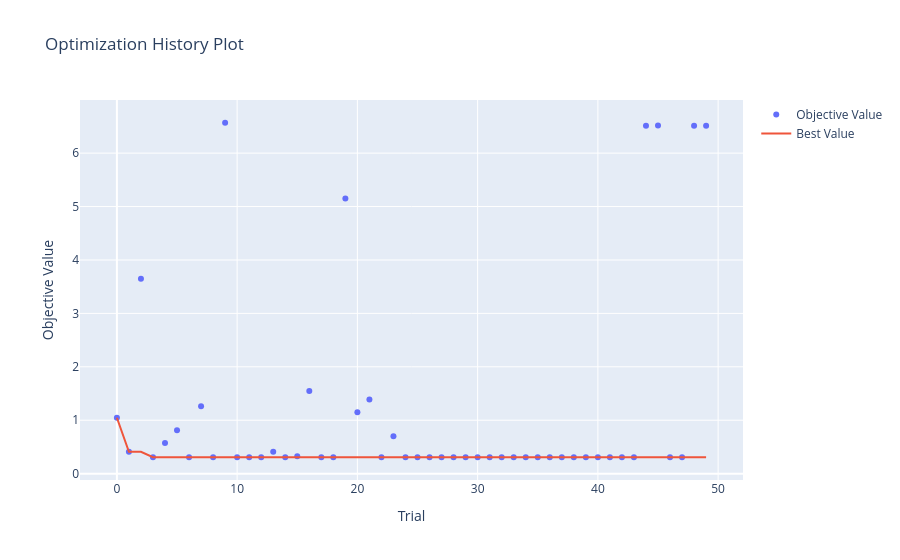

This figure's notebook cell:
### Code cell
import plotly
plot_optimization_history(study)

### Figure 1 — Plotly figure (JSON) as saved in the notebook; plotly's stock layout.template omitted (floating-point values rounded to 4 significant figures)
{"data": [{"mode": "markers", "name": "Objective Value", "type": "scatter", "x": [0, 1, 2, 3, 4, 5, 6, 7, 8, 9, 10, 11, 12, 13, 14, 15, 16, 17, 18, 19, 20, 21, 22, 23, 24, 25, 26, 27, 28, 29, 30, 31, 32, 33, 34, 35, 36, 37, 38, 39, 40, 41, 42, 43, 44, 45, 46, 47, 48, 49], "y": [1.047, 0.4077, 3.648, 0.307, 0.5716, 0.8145, 0.307, 1.26, 0.307, 6.569, 0.307, 0.307, 0.307, 0.4078, 0.307, 0.3253, 1.545, 0.307, 0.307, 5.149, 1.15, 1.389, 0.307, 0.7004, 0.307, 0.307, 0.307, 0.307, 0.307, 0.307, 0.307, 0.307, 0.307, 0.307, 0.307, 0.307, 0.307, 0.307, 0.307, 0.307, 0.307, 0.307, 0.307, 0.307, 6.512, 6.516, 0.307, 0.307, 6.513, 6.513]}, {"mode": "lines", "name": "Best Value", "type": "scatter", "x": [0, 1, 2, 3, 4, 5, 6, 7, 8, 9, 10, 11, 12, 13, 14, 15, 16, 17, 18, 19, 20, 21, 22, 23, 24, 25, 26, 27, 28, 29, 30, 31, 32, 33, 34, 35, 36, 37, 38, 39, 40, 41, 42, 43, 44, 45, 46, 47, 48, 49], "y": [1.047, 0.4077, 0.4077, 0.307, 0.307, 0.307, 0.307, 0.307, 0.307, 0.307, 0.307, 0.307, 0.307, 0.307, 0.307, 0.307, 0.307, 0.307, 0.307, 0.307, 0.307, 0.307, 0.307, 0.307, 0.307, 0.307, 0.307, 0.307, 0.307, 0.307, 0.307, 0.307, 0.307, 0.307, 0.307, 0.307, 0.307, 0.307, 0.307, 0.307, 0.307, 0.307, 0.307, 0.307, 0.307, 0.307, 0.307, 0.307, 0.307, 0.307]}, {"marker": {"color": "#cccccc"}, "mode": "markers", "name": "Infeasible Trial", "showlegend": false, "type": "scatter", "x": [], "y": []}], "layout": {"title": {"text": "Optimization History Plot"}, "xaxis": {"title": {"text": "Trial"}}, "yaxis": {"title": {"text": "Objective Value"}}}}
